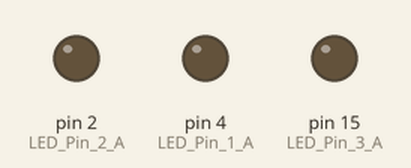
Recording of a sketch running on a simulated Arduino Uno, built with avr-gcc and run on an emulated ATmega328P. On the bench: output pins drawn as LEDs (lit = HIGH).

Above: at 0.3 s.
At 1.4 s:
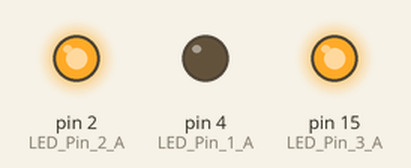
At 2.1 s:
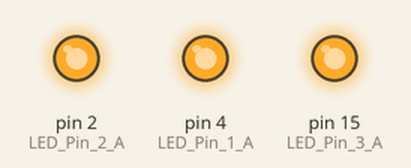
At 2.6 s:
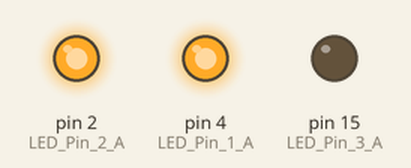
At 4.4 s:
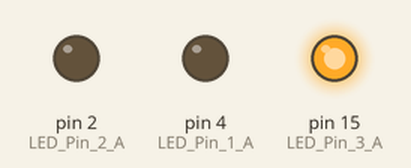
At 6.8 s:
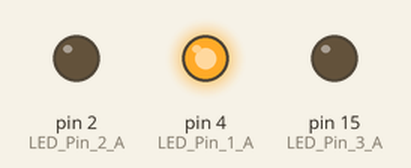
Timing chart, 0 to 8.3 s (numbered marks = the images above):
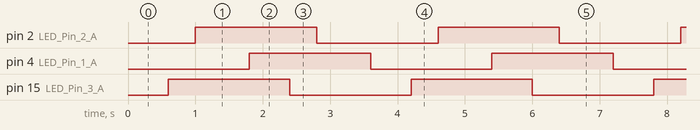

Measured:
- by itself, pin 2 (LED_Pin_2_A), pin 4 (LED_Pin_1_A), pin 15 (LED_Pin_3_A): alternates HIGH for 1.8 s and LOW for 1.8 s
- by itself, everything shown: repeats every 3.6 s, in 6 steps

The sketch:

Main.ino
```cpp
// (licence header left out)
#include "ConstantDefinition.h"

void setup() {
  pinMode(LED_Pin_1_A, OUTPUT);
  pinMode(LED_Pin_2_A, OUTPUT);
  pinMode(LED_Pin_3_A, OUTPUT);

  analogWrite(LED_Pin_1_A, 0);
  analogWrite(LED_Pin_2_A, 0);
  analogWrite(LED_Pin_3_A, 0);
}

void loop() {
  int Lighten_LED_1 = 0;
  int Lighten_LED_2 = 60;
  int Lighten_LED_3 = 90;

  while (true) {
    analogWrite(LED_Pin_1_A, Lighten_LED_1);
    analogWrite(LED_Pin_2_A, Lighten_LED_2);
    analogWrite(LED_Pin_3_A, Lighten_LED_3);

    Lighten_LED_1 += 15;
    Lighten_LED_2 += 15;
    Lighten_LED_3 += 15;

    if (Lighten_LED_1 > 255)
      Lighten_LED_1 = 0;
    if (Lighten_LED_2 > 255)
      Lighten_LED_2 = 0;
    if (Lighten_LED_3 > 255)
      Lighten_LED_3 = 0;

    delay(200);
  }
}
```

ConstantDefinition.h
```cpp
// (licence header left out)
#define LED_Pin_1_A 4
#define LED_Pin_2_A 2
#define LED_Pin_3_A 15
```
